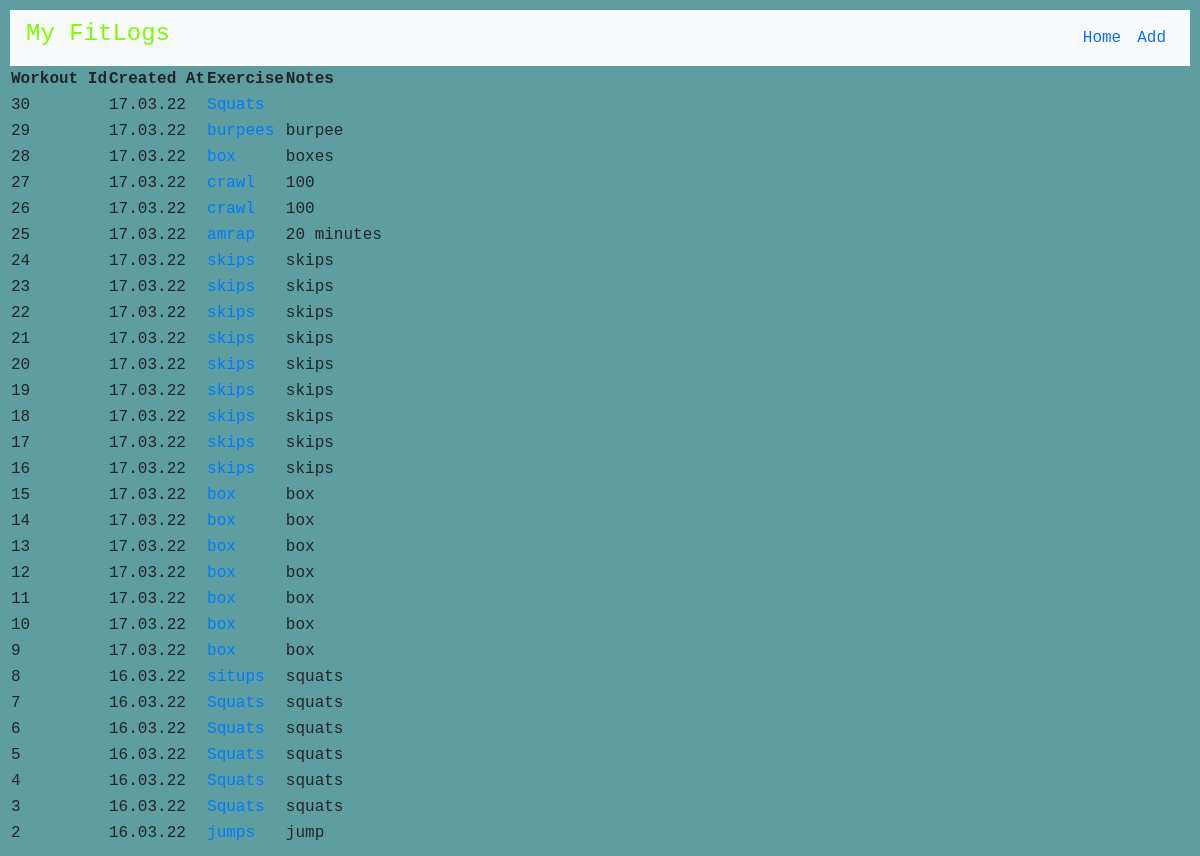
/show_all/ (signed in), run on an earlier commit of the app's database.
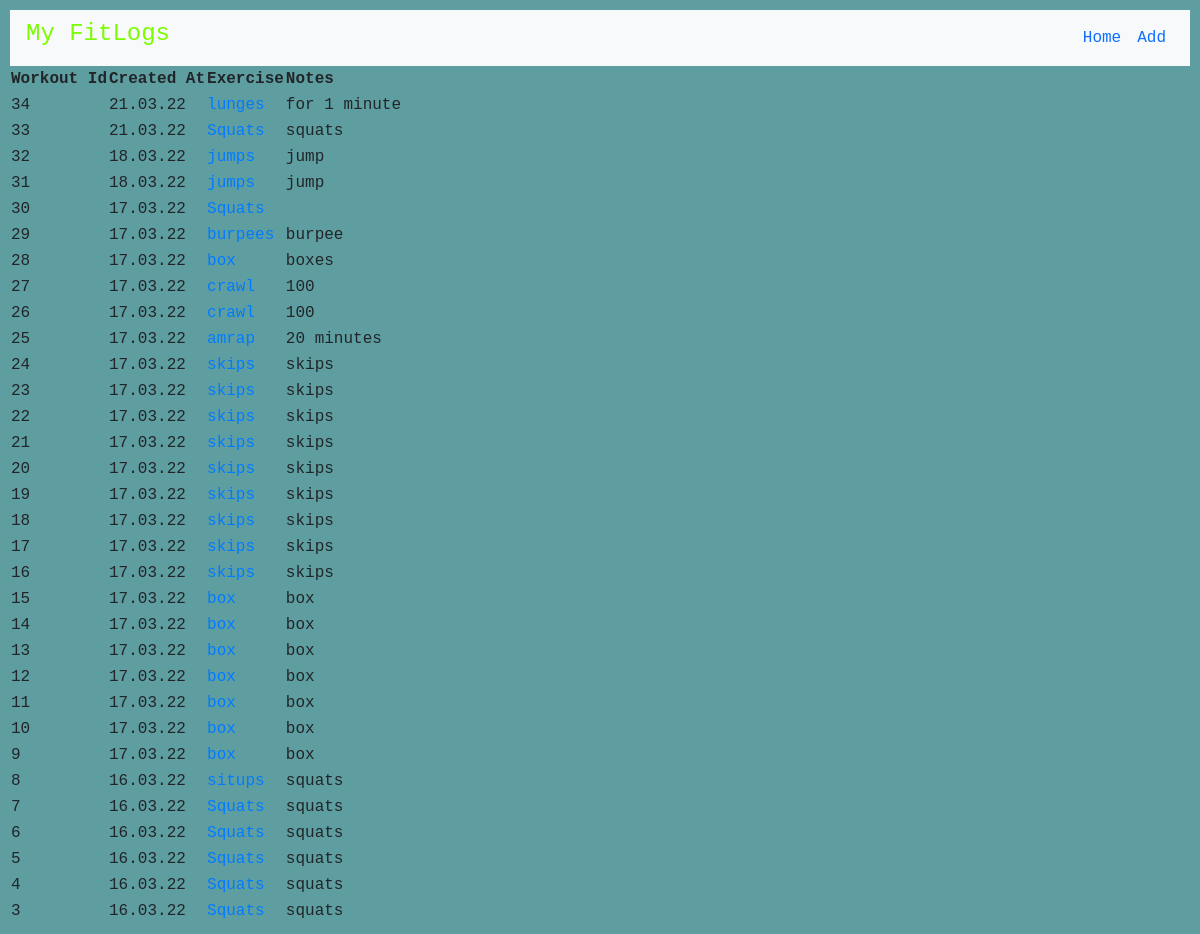
And on a later commit of the database.
### app.py (models this page shows, shortened)
class Workout(db.Model):
    id = db.Column(db.Integer, primary_key=True)
    created_at = db.Column(db.DateTime, nullable=False, default=datetime.utcnow)
    exercise = db.Column(db.String(200), nullable=False)
    notes = db.Column(db.String(200), nullable=False)
    user_id = db.Column(db.Integer, db.ForeignKey('user.id'), nullable=False)

### app.py (the view)
@app.route('/show_all/')
@login_required
def show_all():
    user = current_user
    workout = Workout.query.filter_by(user_id=user.id).order_by(desc('created_at')).all()
    return render_template('show_all.html', user=user, workout=workout)

### app.py (called while the page is built)
@login_manager.user_loader
def load_user(user_id):#reloads user id stored in the session
    return User.query.get(int(user_id))

### templates/show_all.html (shortened to what this page needs)
{% extends 'base.html' %}
{% block head %}
<link rel="stylesheet" href="{{ url_for('static', filename='show_all.css') }}">
{% endblock head %}
{% block body %}
<div>
  <nav class="navbar navbar-expand-sm bg-light">
    <h4>My FitLogs</h4>
    <ul class="navbar-nav ml-auto">
      <li class="nav-item"><a class="nav-link" href="{{ url_for('dashboard') }}">Home</a></li>
      <li class="nav-item"><a class="nav-link" href="{{ url_for('create') }}">Add</a></li>
    </ul>
  </nav>
</div>
<table>
  <thead>
    <th>Workout Id</th>
    <th>Created At</th>
    <th>Exercise</th>
    <th>Notes</th>
  </thead>
  {% for data in workout %}
  <tbody>
    <td>{{data.id}}</td>
    <td>{{data.created_at.strftime('%d.%m.%y')}}</td>
    <td><a href="{{ url_for('update_workout', id=data.id) }}">{{data.exercise}}</a></td>
    <td>{{data.notes}}</td>
  </tbody>
  {% endfor %}
</table>
  {% endblock body %}

### templates/base.html (shortened to what this page needs)
<!DOCTYPE html>
<html lang="en">
<head>
    {% block head %}{% endblock head %}
    <link href="https://cdn.jsdelivr.net/npm/bootstrap@5.1.3/dist/css/bootstrap.min.css" rel="stylesheet">
    <link rel="stylesheet" href=
"https://maxcdn.bootstrapcdn.com/bootstrap/4.4.1/css/bootstrap.min.css">
</head>
<body>
    {% block body %}
    {% endblock body %}
</body>
</html>

### static/show_all.css (style rules this page uses)
html body { background-color: cadetblue; padding-left: 10px; padding-top: 10px; padding-right: 10px; padding-bottom: 10px; font-family: monospace; }
div h4 { color: lawngreen; }

What changed in the data, as far as the page shows it:
removed Workout: id "2", created_at "16.03.22", exercise "jumps", notes "jump"
added Workout: id "34", created_at "21.03.22", exercise "lunges", notes "for 1 minute"
added Workout: id "33", created_at "21.03.22", exercise "Squats", notes "squats"
added Workout: id "32", created_at "18.03.22", exercise "jumps", notes "jump"
added Workout: id "31", created_at "18.03.22", exercise "jumps", notes "jump"
